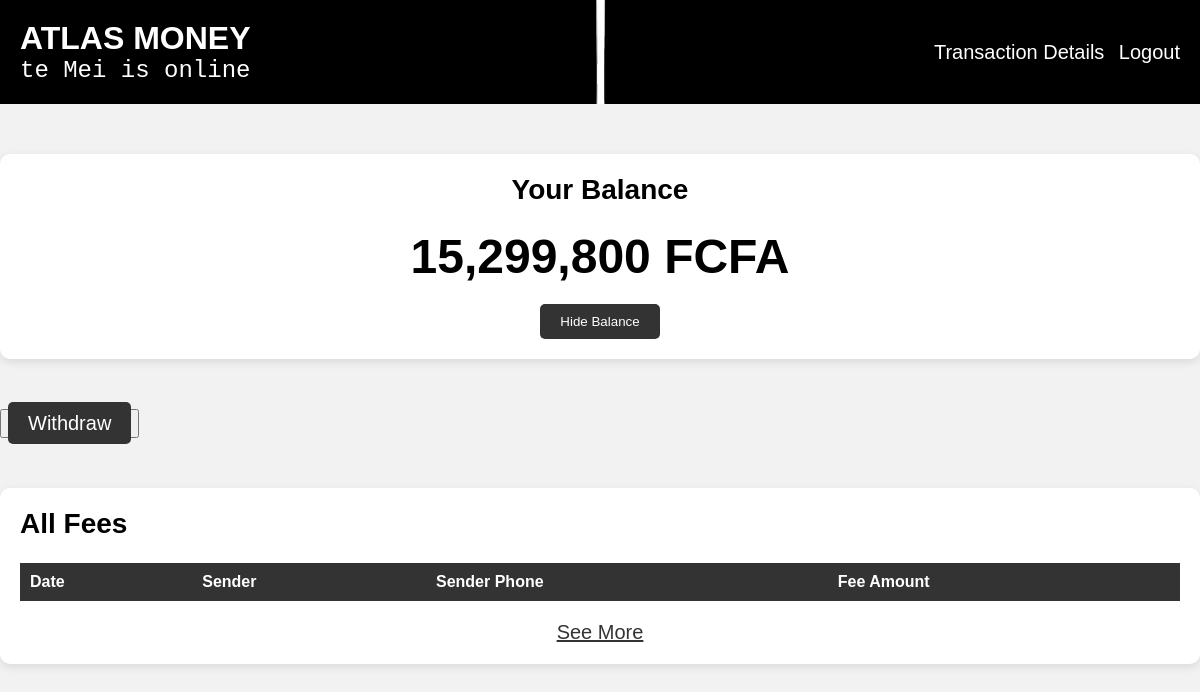
The app's page /AdminPage.php (signed in), older data.
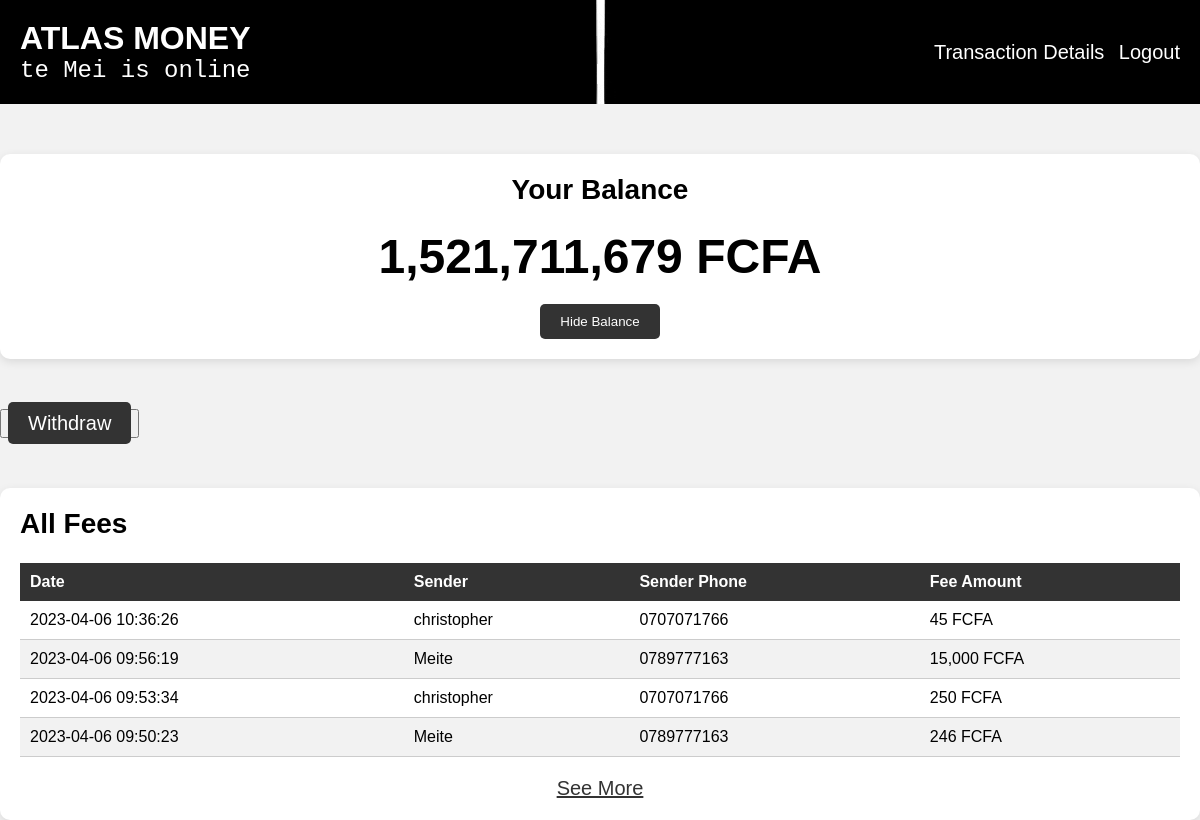
The same page, newer data.
### tables this page shows
CREATE TABLE `atlasin` (
  `id` int(11) UNSIGNED NOT NULL,
  `name` text NOT NULL,
  `email` varchar(100) NOT NULL,
  `phone` varchar(10) NOT NULL,
  `password` int(4) NOT NULL,
  `balance` int(11) NOT NULL
);

CREATE TABLE `transaction` (
  `transaction_id` int(11) NOT NULL,
  `transaction_number` varchar(100) DEFAULT NULL,
  `sender` varchar(111) NOT NULL,
  `receiver` varchar(111) NOT NULL,
  `timestamp` timestamp NOT NULL DEFAULT current_timestamp() ON UPDATE current_timestamp(),
  `amount` int(11) NOT NULL,
  `fees` decimal(10,2) NOT NULL DEFAULT 0.00
);

### AdminPage.php (the view, shortened to what this page needs)
<?php
if (isset($_SESSION['id']) && isset($_SESSION['phone'])) {
	require_once "db_connect.php";
	$userId = $_SESSION['id'];
	$query = "SELECT balance FROM atlasin WHERE id = '$userId'";
	$result = mysqli_query($conn, $query);
	$balance = mysqli_fetch_assoc($result)['balance'];
	$query = "SELECT t.timestamp, t.sender, t.fees, u.name as sender_name, u.phone as sender_phone
    FROM transaction t
    INNER JOIN atlasin u ON t.sender = u.id
    WHERE t.fees > 0
    ORDER BY t.timestamp DESC
    LIMIT 4";
    $result = mysqli_query($conn, $query);
?>
<!DOCTYPE html>
<html>
<head>
    <link rel="stylesheet" type="text/css" href="atlas.css">
</head>
<body>
<header>
    <div class="left-side">
        <h1>
            <span class="ATLAS">ATLAS</span>
            <span class="MONEY">MONEY</span>
        </h1>
        <p id="name">Welcome, <span><?php echo $_SESSION['name']; ?></span></p>
    </div>
    <div class="right-side">
        <a href="AdminFees.php">Transaction Details</a>
        <a href="logout.php">Logout</a>
    </div>
</header>
<main>
    <div class="container">
	<div class="container">
				<div class="balance-section">
					<h2>Your Balance</h2>
					<p class="amount"> <?php echo number_format($balance, 0, '', ','); ?> FCFA</p>
					<button id="toggle-balance" onclick="toggleBalance()">Hide Balance</button>
				</div>
				<button class="send-money-button"><a href="Withdraw.php">Withdraw</a></button>
        <div class="transactions-section">
            <h2>All Fees</h2>
            <table>
                <thead>
                <tr>
                    <th>Date</th>
                    <th>Sender</th>
                    <th>Sender Phone</th>
                     <th>Fee Amount</th>
                </tr>
                </thead>
                <tbody>
                <?php while ($row = mysqli_fetch_assoc($result)) { ?>
                    <tr>
                        <td><?php echo $row['timestamp']; ?></td>
                        <td><?php echo $row['sender_name']; ?></td>
                        <td><?php echo $row['sender_phone']; ?></td>
						<td><?php echo number_format($row['fees'], 0, '', ','); ?> FCFA</td>
                    </tr>
                <?php } ?>
                </tbody>
            </table>
					<a href="AdminFees.php">See More</a>
				</div>
			</div>
		</main>
	</body>
	</html>
<?php
} else {
	header("Location: index.php");
	exit();
}
?>

Row changes from the older to the newer data that the page shows:
changed atlasin: balance "15,299,800" → "1,521,711,679"
now on this page (row edited): transaction: timestamp "2023-04-06 10:36:26", atlasin.name "christopher", atlasin.phone "0707071766", fees "45"
now on this page (row edited): transaction: timestamp "2023-04-06 09:56:19", atlasin.name "Meite", atlasin.phone "0789777163", fees "15,000"
now on this page (row edited): transaction: timestamp "2023-04-06 09:53:34", atlasin.name "christopher", atlasin.phone "0707071766", fees "250"
now on this page (row edited): transaction: timestamp "2023-04-06 09:50:23", atlasin.name "Meite", atlasin.phone "0789777163", fees "246"
